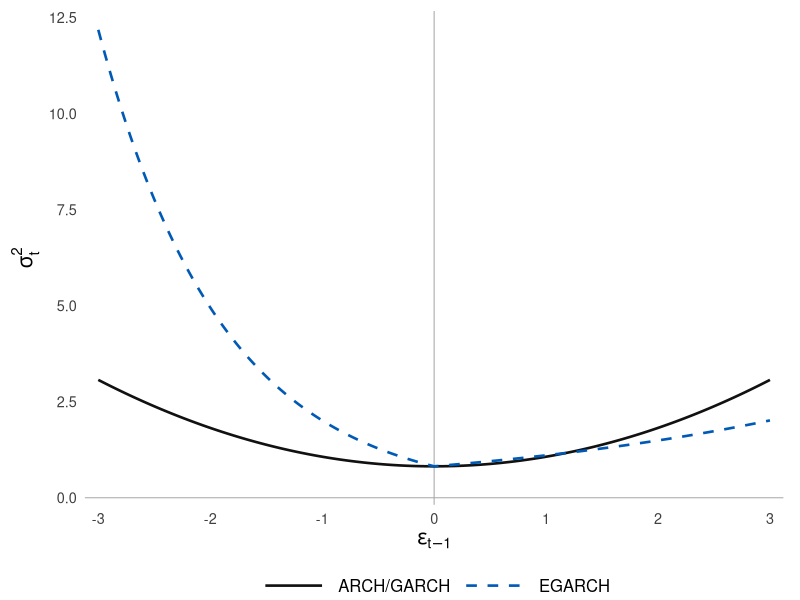
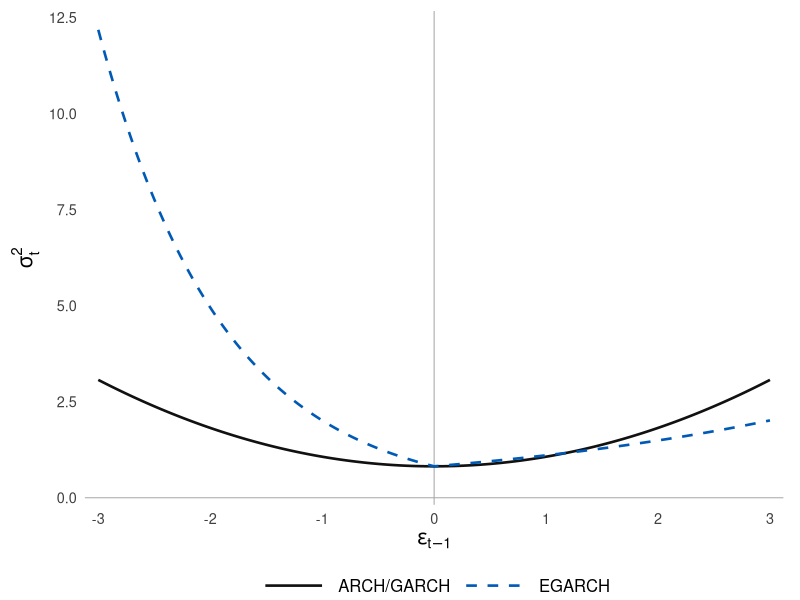

Here is the R script that generated these plots, in order:
# News impact curves for symmetric ARCH/GARCH and asymmetric EGARCH.
# Run this script from its folder. Requires ggplot2; no external data are used.
library(ggplot2)

# Hold the lagged conditional variance at one, so the innovation is also
# the standardized innovation. Use the EGARCH notation in the chapter:
# log(h_t) = omega + beta * log(h_previous) + gamma * z + alpha * abs(z).
epsilon <- seq(-3, 3, length.out = 601)
h_previous <- 1
omega <- -0.2
alpha <- 0.6
gamma <- -0.3
beta <- 0.9
z <- epsilon / sqrt(h_previous)

h_egarch <- exp(omega + beta * log(h_previous) + gamma * z + alpha * abs(z))
# With the lagged variance fixed, the symmetric curve is a constant plus
# alpha_arch * epsilon^2. Match its zero-shock level to the EGARCH curve.
alpha_arch <- 0.25
baseline <- exp(omega + beta * log(h_previous))
h_arch <- baseline + alpha_arch * epsilon^2

values <- data.frame(epsilon, ARCH_GARCH = h_arch, EGARCH = h_egarch)
curves <- rbind(
  data.frame(epsilon, variance = h_arch, model = "ARCH/GARCH"),
  data.frame(epsilon, variance = h_egarch, model = "EGARCH")
)
models <- c("ARCH/GARCH", "EGARCH")
curves$model <- factor(curves$model, levels = models)
colours <- c("ARCH/GARCH" = "#111111", "EGARCH" = "#005AB5")
line_types <- c("ARCH/GARCH" = "solid", "EGARCH" = "dashed")

p <- ggplot(curves, aes(epsilon, variance, colour = model, linetype = model)) +
  geom_hline(yintercept = 0, colour = "grey65", linewidth = 0.35) +
  geom_vline(xintercept = 0, colour = "grey65", linewidth = 0.35) +
  geom_line(linewidth = 0.9) +
  scale_colour_manual(name = NULL, values = colours, breaks = models) +
  scale_linetype_manual(name = NULL, values = line_types, breaks = models) +
  scale_x_continuous(breaks = seq(-3, 3), expand = expansion(mult = 0.02)) +
  scale_y_continuous(breaks = seq(0, 12.5, 2.5),
                     expand = expansion(mult = c(0.015, 0.04))) +
  labs(x = expression(epsilon[t - 1]), y = expression(sigma[t]^2)) +
  guides(colour = guide_legend(nrow = 1), linetype = guide_legend(nrow = 1)) +
  theme_classic(base_size = 13) +
  theme(
    axis.line = element_blank(),
    axis.ticks = element_blank(),
    axis.text = element_text(colour = "grey25"),
    axis.title = element_text(size = 15),
    legend.position = "bottom",
    legend.key.width = grid::unit(1.8, "cm"),
    legend.key.height = grid::unit(0.45, "cm"),
    legend.text = element_text(size = 12),
    legend.margin = margin(t = 4),
    plot.margin = margin(8, 12, 4, 8)
  )

ggsave("news_impact_curve.png", p, width = 6.6, height = 4.4, dpi = 400, bg = "white")
ggsave("news_impact_curve.pdf", p, width = 6.6, height = 4.4,
       device = grDevices::pdf, useDingbats = FALSE, bg = "white")
write.csv(values, "news_impact_curve_values.csv", row.names = FALSE)
